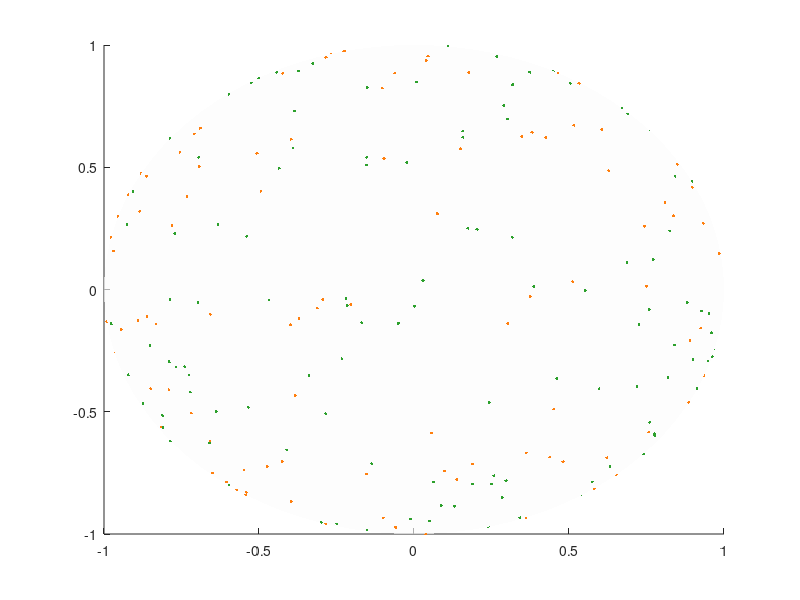

MATLAB code for this plot: (Note: this script raises an error after producing the figure.)
figure; hold on;
n = 400;
phi = 2*pi*rand(1,n);
costheta = -1 + 2*rand(1,n);
theta = acos(costheta);
xx = sin(theta).*cos(phi);
yy = sin(theta).*sin(phi);
zz = cos(theta);
[x y z] = sphere(100);
surface(x, y, z, 'FaceColor', 0.99*[1 1 1],'EdgeColor','none','FaceLighting','gouraud', 'FaceAlpha', 0.4)
plot3(xx(1:n/2), yy(1:n/2), zz(1:n/2), '.', 'MarkerSize', 7, 'Color', [255, 127, 14]/255)
plot3(xx(n/2:end), yy(n/2:end), zz(n/2:end), '.', 'MarkerSize', 7, 'Color', [44, 160, 44]/255)
arrow3d([0.25 -0.25], [0.25 -0.25], [-0.25 0.25], 0.85, 0.03);

daspect([1 1 1])
camlight
xl = xlim();
yl = ylim();
zl = zlim();
line(1.3*xl, [0,0], [0,0], 'LineWidth', 2, 'Color', 'k');
line([0,0], 1.3*yl, [0,0], 'LineWidth', 2, 'Color', 'k');
line([0,0], [0,0], 1.3*zl, 'LineWidth', 2, 'Color', 'k');
set(gca,'visible','off')
view(30,15)

w = 7.2/3; h = 7.2/3;
set(gcf, 'PaperUnits', 'inches');
set(gcf, 'PaperSize', [w h]);
set(gca, 'Position', [0 0 1 1])
set(gcf,'units','inches','position',[3,3,w,h]);
fig_path = '/Volumes/smb/mcdermott-group/users/ChrisWilen/FluxNoise/figs/';
% saveas(gcf, [fig_path 'dipole.png'])
print(gcf,[fig_path 'dipole.png'],'-dpng','-r1000');

function [h]=arrow3d(x,y,z,head_frac,radii,radii2,colr)
%
% The function plotting 3-dimensional arrow
%
% h=arrow3d(x,y,z,head_frac,radii,radii2,colr)
%
% The inputs are:
%       x,y,z =  vectors of the starting point and the ending point of the
%           arrow, e.g.:  x=[x_start, x_end]; y=[y_start, y_end];z=[z_start,z_end];
%       head_frac = fraction of the arrow length where the head should  start
%       radii = radius of the arrow
%       radii2 = radius of the arrow head (defult = radii*2)
%       colr =   color of the arrow, can be string of the color name, or RGB vector  (default='blue')
%
% The output is the handle of the surfaceplot graphics object.
% The settings of the plot can changed using: set(h, 'PropertyName', PropertyValue)
%
% example #1:
%        arrow3d([0 0],[0 0],[0 6],.5,3,4,[1 0 .5]);
% example #2:
%        arrow3d([2 0],[5 0],[0 -6],.2,3,5,'r');
% example #3:
%        h = arrow3d([1 0],[0 1],[-2 3],.8,3);
%        set(h,'facecolor',[1 0 0])
% 
% Written by Moshe Lindner , Bar-Ilan University, Israel.
% July 2010 (C)
if nargin==5
    radii2=radii*2;
    colr='blue';
elseif nargin==6
    colr='blue';
end
if size(x,1)==2
    x=x';
    y=y';
    z=z';
end
x(3)=x(2);
x(2)=x(1)+head_frac*(x(3)-x(1));
y(3)=y(2);
y(2)=y(1)+head_frac*(y(3)-y(1));
z(3)=z(2);
z(2)=z(1)+head_frac*(z(3)-z(1));
r=[x(1:2)',y(1:2)',z(1:2)'];
N=50;
dr=diff(r);
dr(end+1,:)=dr(end,:);
origin_shift=(ones(size(r))*(1+max(abs(r(:))))+[dr(:,1) 2*dr(:,2) -dr(:,3)]);
r=r+origin_shift;
normdr=(sqrt((dr(:,1).^2)+(dr(:,2).^2)+(dr(:,3).^2)));
normdr=[normdr,normdr,normdr];
dr=dr./normdr;
Pc=r;
n1=cross(dr,Pc);
normn1=(sqrt((n1(:,1).^2)+(n1(:,2).^2)+(n1(:,3).^2)));
normn1=[normn1,normn1,normn1];
n1=n1./normn1;
P1=n1+Pc;
X1=[];Y1=[];Z1=[];
j=1;
for theta=([0:N])*2*pi./(N);
    R1=Pc+radii*cos(theta).*(P1-Pc) + radii*sin(theta).*cross(dr,(P1-Pc)) -origin_shift;
    X1(2:3,j)=R1(:,1);
    Y1(2:3,j)=R1(:,2);
    Z1(2:3,j)=R1(:,3);
    j=j+1;
end
r=[x(2:3)',y(2:3)',z(2:3)'];
dr=diff(r);
dr(end+1,:)=dr(end,:);
origin_shift=(ones(size(r))*(1+max(abs(r(:))))+[dr(:,1) 2*dr(:,2) -dr(:,3)]);
r=r+origin_shift;
normdr=(sqrt((dr(:,1).^2)+(dr(:,2).^2)+(dr(:,3).^2)));
normdr=[normdr,normdr,normdr];
dr=dr./normdr;
Pc=r;
n1=cross(dr,Pc);
normn1=(sqrt((n1(:,1).^2)+(n1(:,2).^2)+(n1(:,3).^2)));
normn1=[normn1,normn1,normn1];
n1=n1./normn1;
P1=n1+Pc;
j=1;
for theta=([0:N])*2*pi./(N);
    R1=Pc+radii2*cos(theta).*(P1-Pc) + radii2*sin(theta).*cross(dr,(P1-Pc)) -origin_shift;
    X1(4:5,j)=R1(:,1);
    Y1(4:5,j)=R1(:,2);
    Z1(4:5,j)=R1(:,3);
    j=j+1;
end
X1(1,:)=X1(1,:)*0 + x(1);
Y1(1,:)=Y1(1,:)*0 + y(1);
Z1(1,:)=Z1(1,:)*0 + z(1);
X1(5,:)=X1(5,:)*0 + x(3);
Y1(5,:)=Y1(5,:)*0 + y(3);
Z1(5,:)=Z1(5,:)*0 + z(3);
h=surf(X1,Y1,Z1,'facecolor',colr,'edgecolor','none');
camlight
lighting phong

end